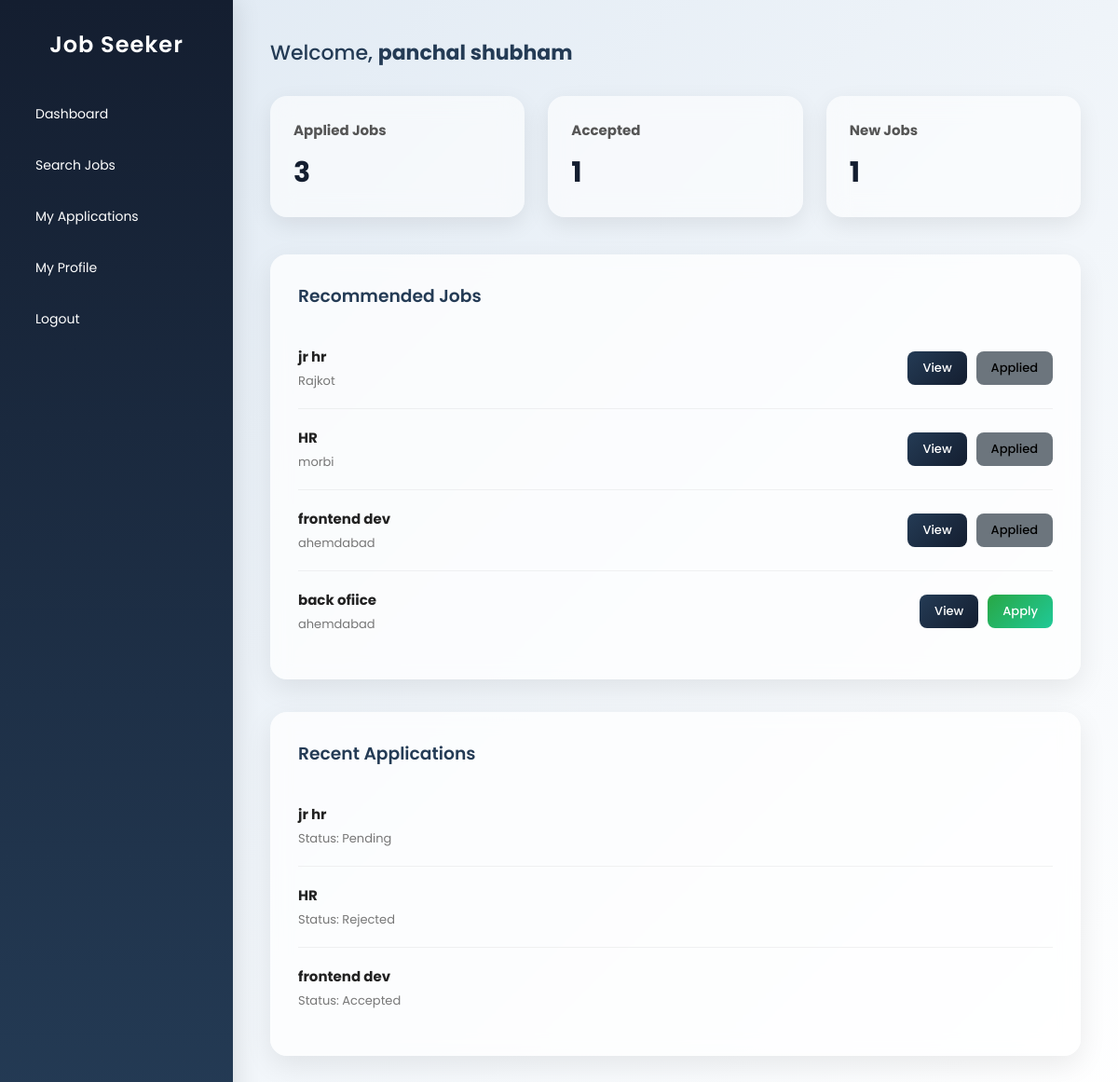
Page /dashboard_jobseeker/ (signed in) on the earlier database version.
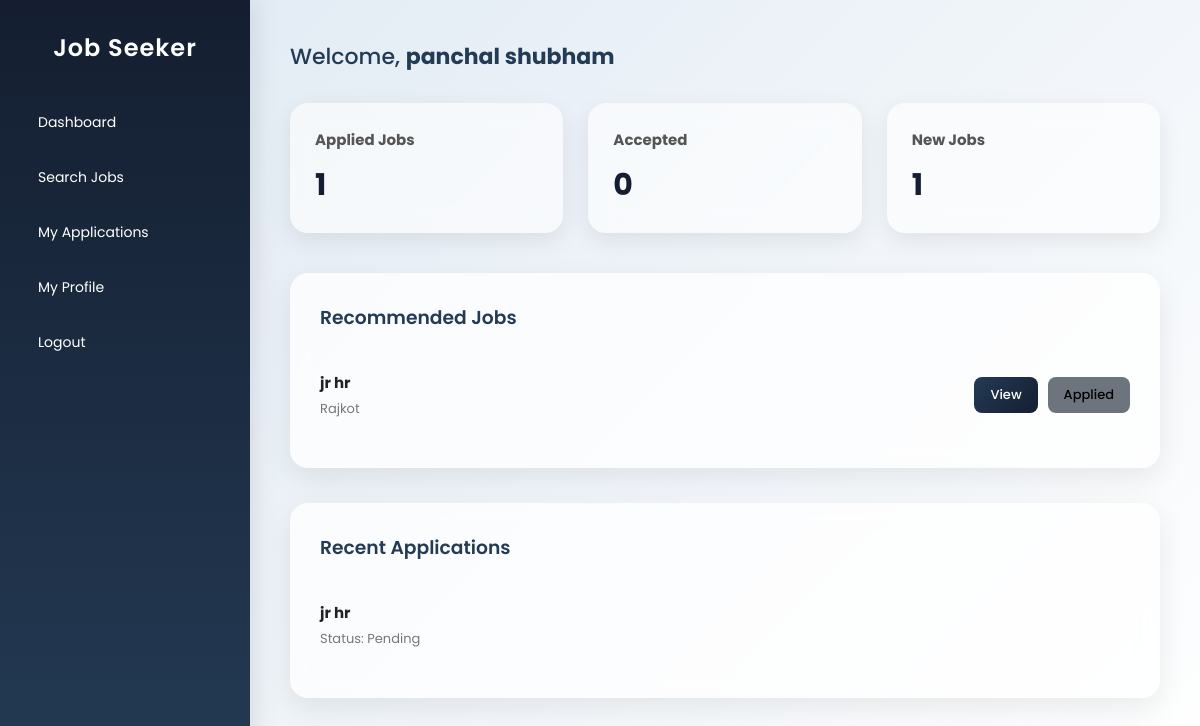
Same page on the later database version.
### myapp/models.py (models this page shows, shortened)
class Job(models.Model):
    provider = models.ForeignKey(
        User,
        on_delete=models.CASCADE,
        related_name="posted_jobs"
    )
    title = models.CharField(max_length=200)
    description = models.TextField()
    location = models.CharField(max_length=100)
    salary = models.IntegerField(blank=True, null=True)
    job_type = models.CharField(
        max_length=50,
        choices=[
            ("Full Time", "Full Time"),
            ("Part Time", "Part Time"),
            ("Internship", "Internship"),
            ("Remote", "Remote")
        ],
        default="Full Time"
    )
    created_at = models.DateTimeField(auto_now_add=True)
    applicants = models.IntegerField(default=0)
    class Meta:
        ordering = ["-created_at"]

class Application(models.Model):
    STATUS_CHOICES = [
        ("Pending", "Pending"),
        ("Accepted", "Accepted"),
        ("Rejected", "Rejected"),
    ]
    job = models.ForeignKey(
        Job,
        on_delete=models.CASCADE,
        related_name="applications"
    )
    seeker = models.ForeignKey(
        User,
        on_delete=models.CASCADE,
        related_name="job_applications"
    )
    applied_at = models.DateTimeField(auto_now_add=True)
    status = models.CharField(
        max_length=20,
        choices=STATUS_CHOICES,
        default="Pending"
    )
    class Meta:
        unique_together = ("job", "seeker")
        ordering = ["-applied_at"]

### myapp/views.py (the view)
@login_required(login_url='login_jobseeker')
def dashboard_jobseeker(request):
    recommended_jobs = Job.objects.all().order_by('-created_at')[:10]
    applications = Application.objects.filter(seeker=request.user)
    applied_jobs = applications.values_list('job_id', flat=True)
    total_applications = applications.count()
    shortlisted_count = applications.filter(status="Accepted").count()
    from django.utils import timezone
    from datetime import timedelta
    week_ago = timezone.now() - timedelta(days=7)
    new_jobs_count = Job.objects.filter(created_at__gte=week_ago).count()
    recent_applications = applications.order_by('-applied_at')[:5]
    context = {
        "recommended_jobs": recommended_jobs,
        "applied_jobs": applied_jobs,
        "recent_applications": recent_applications,
        "total_applications": total_applications,
        "shortlisted_count": shortlisted_count,
        "new_jobs_count": new_jobs_count,
    }
    return render(request, "dashboard_jobseeker.html", context)

### templates/dashboard_jobseeker.html (shortened to what this page needs)
<!DOCTYPE html>
<html lang="en">
<head>
</head>
<body>
<div class="sidebar">
    <h2>Job Seeker</h2>
    <a href="{% url 'dashboard_jobseeker' %}">Dashboard</a>
    <a href="{% url 'jobseeker_search' %}">Search Jobs</a>
    <a href="{% url 'jobseeker_applications' %}">My Applications</a>
    <a href="{% url 'jobseeker_profile' %}">My Profile</a>
    <a href="{% url 'logout' %}">Logout</a>
</div>
<div class="main-content">
    <div class="welcome">
        Welcome, <strong>{{ user.first_name|default:user.username }}</strong>
    </div>
    <div class="cards">
        <div class="card">
            <h3>Applied Jobs</h3>
            <p>{{ total_applications|default:"0" }}</p>
        </div>
        <div class="card">
            <h3>Accepted</h3>
            <p>{{ shortlisted_count|default:"0" }}</p>
        </div>
        <div class="card">
            <h3>New Jobs</h3>
            <p>{{ new_jobs_count|default:"0" }}</p>
        </div>
    </div>
    <div class="section">
        <h3>Recommended Jobs</h3>
        {% for job in recommended_jobs %}
            <div class="job">
                <div>
                    <strong>{{ job.title }}</strong><br>
                    <span>{{ job.location }}</span>
                </div>
                <div class="job-actions">
                    <a href="{% url 'job_detail' job.id %}">
                        <button class="view-btn">View</button>
                    </a>
                    {% if job.id in applied_jobs %}
                        <button class="applied-btn">Applied</button>
                    {% else %}
                        <form method="POST" action="{% url 'apply_job' job.id %}">
                            <button class="apply-btn">Apply</button>
                        </form>
                    {% endif %}
                </div>
            </div>
        {% empty %}
            <p>No recommendations available.</p>
        {% endfor %}
    </div>
    <div class="section">
        <h3>Recent Applications</h3>
        {% for app in recent_applications %}
            <div class="job">
                <div>
                    <strong>{{ app.job.title }}</strong><br>
                    <span>Status: {{ app.status }}</span>
                </div>
            </div>
        {% empty %}
            <p>No applications yet.</p>
        {% endfor %}
    </div>
</div>
</body>
</html>

### templates/dashboard_jobseeker.html (style rules this page uses)
* { margin: 0; padding: 0; box-sizing: border-box; font-family: 'Poppins', sans-serif; }
body { background: linear-gradient(135deg, #dfe9f3, #ffffff); display: flex; min-height: 100vh; overflow-x: hidden; }
.sidebar { width: 250px; background: linear-gradient(180deg, #141e30, #243b55); padding: 30px 20px; color: #fff; box-shadow: 4px 0 25px rgba(0, 0, 0, 0.1); position: relative; }
.sidebar h2 { text-align: center; font-weight: 600; margin-bottom: 35px; letter-spacing: 1px; }
.sidebar a { display: block; color: #fff; text-decoration: none; padding: 12px 18px; margin-bottom: 10px; border-radius: 10px; transition: all .3s ease; font-size: 14px; }
.main-content { flex: 1; padding: 40px; animation: fadeIn 0.8s ease; }
.welcome { font-size: 22px; font-weight: 500; margin-bottom: 30px; color: #243b55; }
.cards { display: grid; grid-template-columns:repeat(auto-fit, minmax(250px, 1fr)); gap: 25px; margin-bottom: 40px; }
.card { background: rgba(255, 255, 255, 0.6); backdrop-filter: blur(12px); border-radius: 18px; padding: 25px; box-shadow: 0 8px 25px rgba(0, 0, 0, 0.08); transition: all .4s ease; position: relative; overflow: hidden; }
.card h3 { font-size: 15px; color: #555; margin-bottom: 12px; }
.card p { font-size: 30px; font-weight: 700; color: #141e30; }
.section { background: rgba(255, 255, 255, 0.75); backdrop-filter: blur(10px); padding: 30px; border-radius: 18px; box-shadow: 0 10px 30px rgba(0, 0, 0, 0.08); margin-bottom: 35px; animation: slideUp 0.8s ease; }
.section h3 { margin-bottom: 20px; font-weight: 600; color: #243b55; }
.job { display: flex; justify-content: space-between; align-items: center; padding: 18px 0; border-bottom: 1px solid rgba(0, 0, 0, 0.05); transition: all .3s ease; }
.job:last-child { border-bottom: none; }
.job strong { font-size: 15px; color: #222; }
.job span { font-size: 13px; color: #777; }
.job-actions { display: flex; gap: 10px; }
.job button { padding: 8px 16px; border: none; border-radius: 8px; font-size: 13px; font-weight: 500; cursor: pointer; transition: all .3s ease; position: relative; overflow: hidden; }
.job button::after { content: ""; position: absolute; width: 100%; height: 100%; background: rgba(255, 255, 255, 0.3); top: 0; left: -100%; transition: all .4s ease; }
.view-btn { background: linear-gradient(135deg, #243b55, #141e30); color: white; }
.applied-btn { background: #6c757d; cursor: not-allowed; }

Differences in the rows shown:
removed Job: title "HR", location "morbi", shows "Applied"
removed Job: title "frontend dev", location "ahemdabad", shows "Applied"
removed Job: title "back ofiice", location "ahemdabad", shows "Apply"
removed Application: job "HR", status "Rejected"
removed Application: job "frontend dev", status "Accepted"
Other differences:
{{ total_applications|default:"0" }}: "3" → "1"
{{ shortlisted_count|default:"0" }}: "1" → "0"
